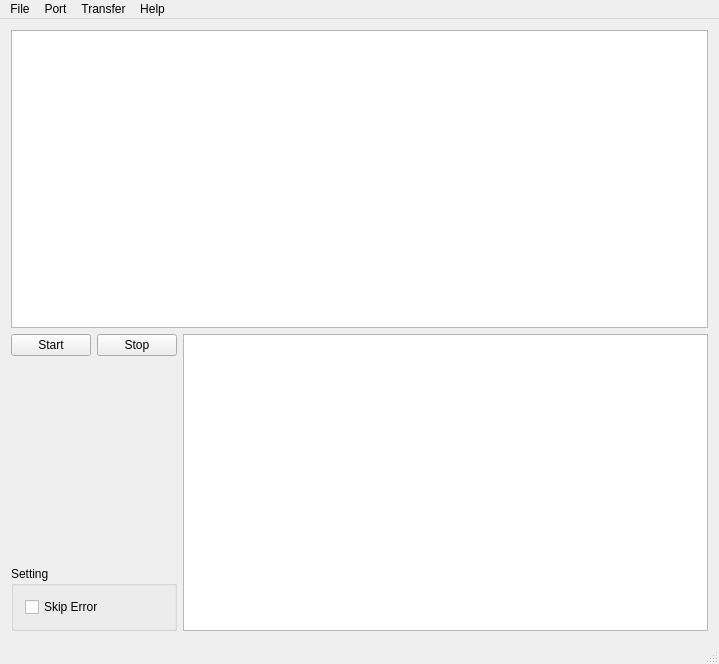
<?xml version="1.0" encoding="UTF-8"?>
<ui version="4.0">
 <class>MainWindow</class>
 <widget class="QMainWindow" name="MainWindow">
  <property name="geometry">
   <rect>
    <x>0</x>
    <y>0</y>
    <width>719</width>
    <height>664</height>
   </rect>
  </property>
  <property name="windowTitle">
   <string>MainWindow</string>
  </property>
  <property name="windowIcon">
   <iconset resource="../xtool.qrc">
    <normaloff>:/images/main_icon.png</normaloff>:/images/main_icon.png</iconset>
  </property>
  <widget class="QWidget" name="centralWidget">
   <layout class="QGridLayout" name="gridLayout">
    <item row="0" column="0">
     <layout class="QVBoxLayout" name="verticalLayout_2">
      <item>
       <widget class="QListWidget" name="listWidget"/>
      </item>
      <item>
       <layout class="QHBoxLayout" name="horizontalLayout_2">
        <item>
         <layout class="QVBoxLayout" name="verticalLayout">
          <item>
           <layout class="QHBoxLayout" name="horizontalLayout">
            <item>
             <widget class="QPushButton" name="pushButtonStart">
              <property name="text">
               <string>Start</string>
              </property>
             </widget>
            </item>
            <item>
             <widget class="QPushButton" name="pushButtonStop">
              <property name="text">
               <string>Stop</string>
              </property>
             </widget>
            </item>
           </layout>
          </item>
          <item>
           <spacer name="verticalSpacer">
            <property name="orientation">
             <enum>Qt::Vertical</enum>
            </property>
            <property name="sizeHint" stdset="0">
             <size>
              <width>20</width>
              <height>40</height>
             </size>
            </property>
           </spacer>
          </item>
          <item>
           <widget class="QGroupBox" name="groupBox">
            <property name="title">
             <string>Setting</string>
            </property>
            <layout class="QFormLayout" name="formLayout">
             <item row="0" column="0">
              <widget class="QCheckBox" name="checkBoxSkipBox">
               <property name="text">
                <string>Skip Error</string>
               </property>
              </widget>
             </item>
            </layout>
           </widget>
          </item>
         </layout>
        </item>
        <item>
         <widget class="QTextBrowser" name="textBrowser"/>
        </item>
       </layout>
      </item>
     </layout>
    </item>
   </layout>
  </widget>
  <widget class="QMenuBar" name="menuBar">
   <property name="geometry">
    <rect>
     <x>0</x>
     <y>0</y>
     <width>719</width>
     <height>23</height>
    </rect>
   </property>
   <widget class="QMenu" name="menuFile">
    <property name="title">
     <string>File</string>
    </property>
    <addaction name="actionOpen"/>
    <addaction name="separator"/>
    <addaction name="actionExit"/>
   </widget>
   <widget class="QMenu" name="menuConnect">
    <property name="title">
     <string>Port</string>
    </property>
    <addaction name="actionConnect"/>
   </widget>
   <widget class="QMenu" name="menuAbout">
    <property name="title">
     <string>Help</string>
    </property>
    <addaction name="actionAbout"/>
   </widget>
   <widget class="QMenu" name="menuTransfer">
    <property name="title">
     <string>Transfer</string>
    </property>
    <addaction name="actionSend_File"/>
   </widget>
   <addaction name="menuFile"/>
   <addaction name="menuConnect"/>
   <addaction name="menuTransfer"/>
   <addaction name="menuAbout"/>
  </widget>
  <widget class="QStatusBar" name="statusBar"/>
  <action name="actionExit">
   <property name="text">
    <string>Exit</string>
   </property>
  </action>
  <action name="actionConnect">
   <property name="text">
    <string>Connect</string>
   </property>
  </action>
  <action name="actionAbout">
   <property name="text">
    <string>About</string>
   </property>
  </action>
  <action name="actionOpen">
   <property name="text">
    <string>Open</string>
   </property>
  </action>
  <action name="actionSend_File">
   <property name="text">
    <string>Send File</string>
   </property>
  </action>
 </widget>
 <layoutdefault spacing="6" margin="11"/>
 <resources>
  <include location="../xtool.qrc"/>
 </resources>
 <connections/>
</ui>
